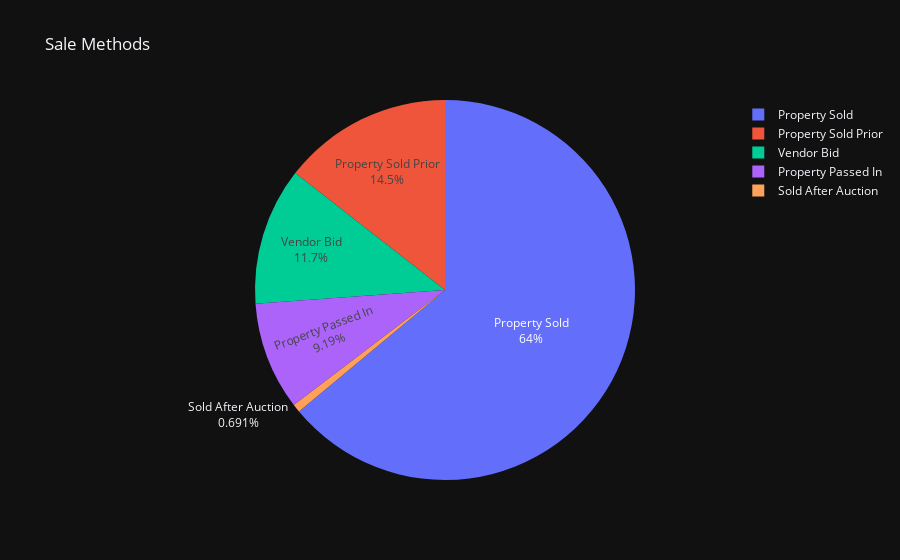

Notebook code for this chart:
### Code cell
# ----------------------------------------------------------------------------------------------

# Visualise the distribution of 'Method'
df["Method"].unique()
Method = df["Method"].value_counts()
fig = px.pie(
    values=Method,
    names=[
        "Property Sold",
        "Property Sold Prior",
        "Vendor Bid",
        "Property Passed In",
        "Sold After Auction",
    ],
    template="plotly_dark",
    title="Sale Methods",
).update_traces(textinfo="label+percent")
fig.show()

### Figure 1 — Plotly figure (JSON) as saved in the notebook; plotly's stock layout.template omitted (floating-point values rounded to 4 significant figures)
{"data": [{"domain": {"x": [0, 1], "y": [0, 1]}, "hovertemplate": "label=%{label}<br>value=%{value}<extra></extra>", "labels": ["Property Sold", "Property Sold Prior", "Vendor Bid", "Property Passed In", "Sold After Auction"], "legendgroup": "", "name": "", "showlegend": true, "textinfo": "label+percent", "type": "pie", "values": [4535, 1025, 830, 652, 49]}], "layout": {"legend": {"tracegroupgap": 0}, "title": {"text": "Sale Methods"}}}
